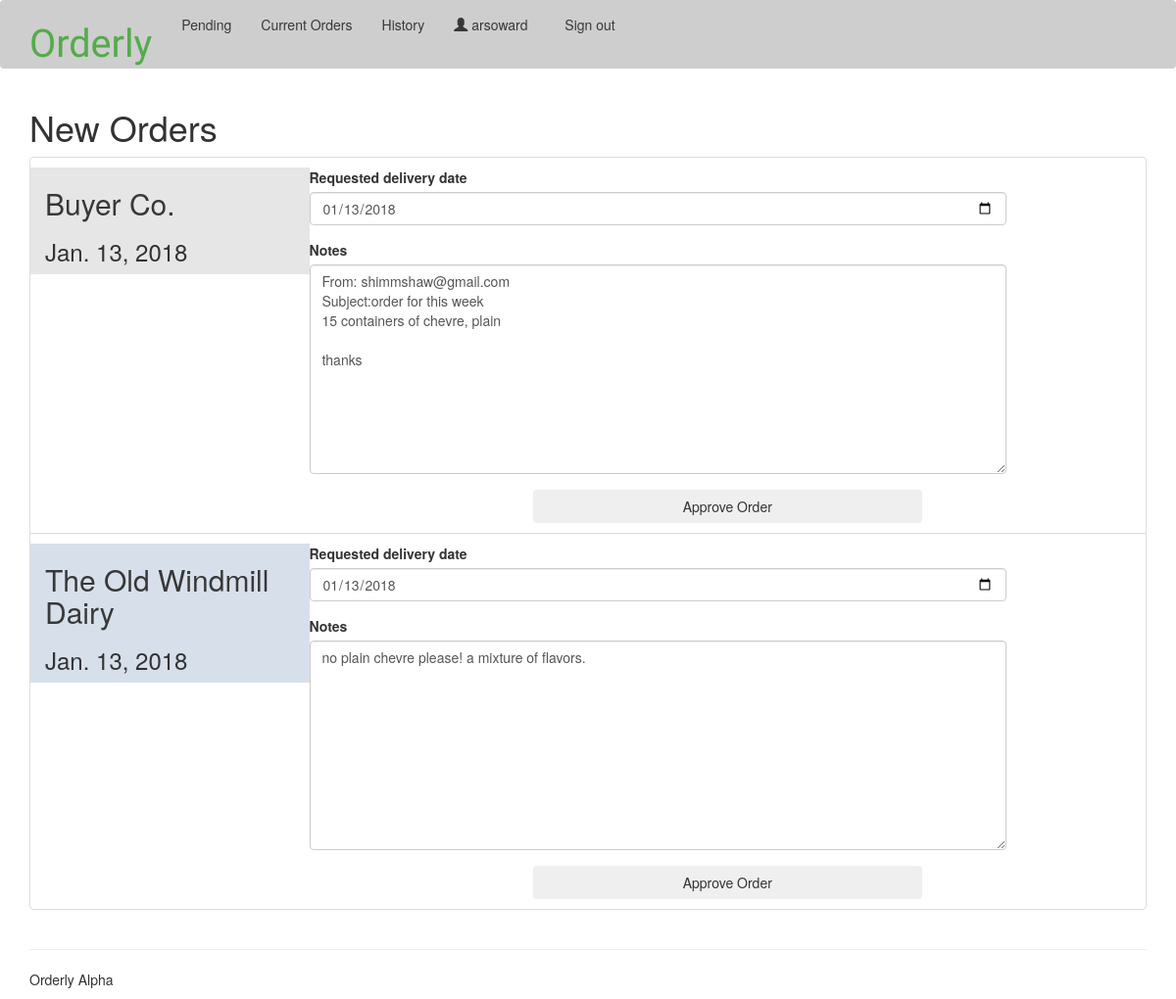
/pending/ (signed in), run on an earlier commit of the app's database.
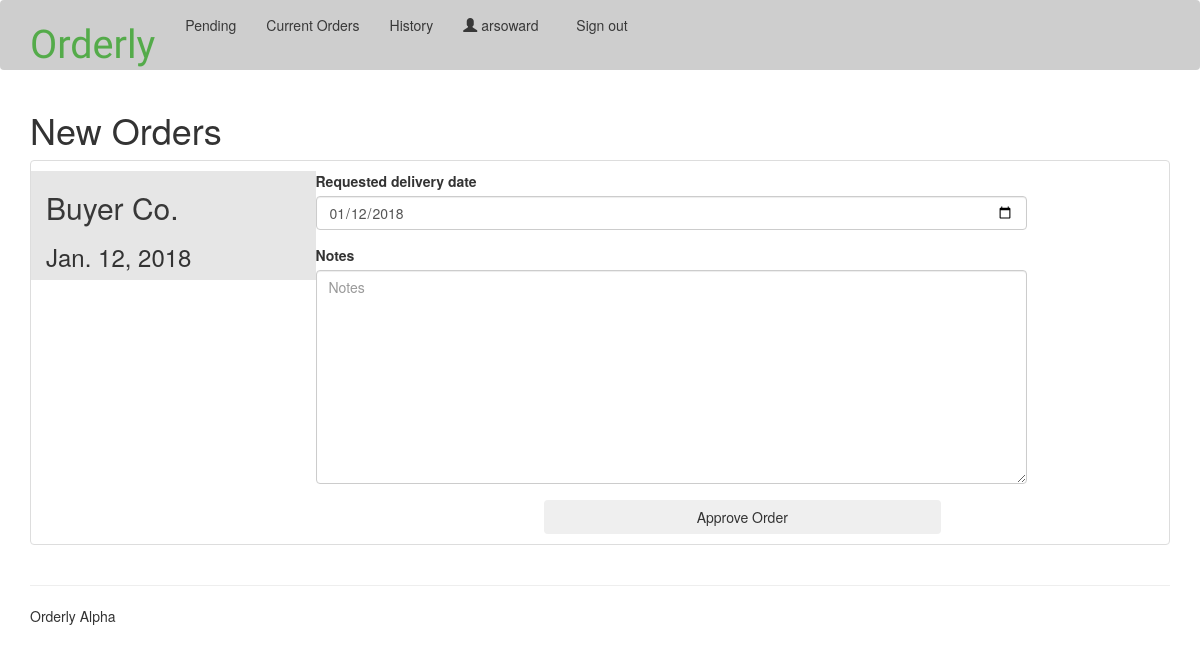
And on a later commit of the database.
### orders/models.py (models this page shows, shortened)
class Business(models.Model):
  business_name = models.CharField(max_length=60)
  contact_name = models.CharField(max_length=60)
  website = models.URLField(max_length=200, blank=True)
  email = models.EmailField(max_length=254, blank=True)
  phone = models.CharField(max_length=15, blank=True)
  address = models.CharField(max_length=260, blank=True)
  tagline = models.CharField(max_length=150, blank=True) #describe your business in 150 characters or less!
  about = models.TextField(max_length=600, null=True, default=None)
  account = models.OneToOneField(userModels.Account, related_name='business', null=True, default=None, on_delete=models.CASCADE)
  picture = models.OneToOneField(userModels.Picture, related_name='business', blank=True, null=True, on_delete=models.CASCADE)
  class Meta:
      verbose_name_plural = "businesses"

class Order(models.Model):
  connection = models.ForeignKey(Connection, on_delete=models.CASCADE, blank=True, null=True, default=None) #set to deleted user
  ORDER_STATUS_CHOICES = (
    ('P', 'Pending'),   #user needs to approve order from email or new customer
    ('C', 'Current'),   #current orders show up in the default to-do list
    ('D', 'Delivered'), #delivered orders will be removed from to-do list, but can be searched
  )
  from_address = models.EmailField(max_length=254, blank=True, null=True, default=None)
  status = models.CharField(max_length=1, choices=ORDER_STATUS_CHOICES, default='P')
  requested_delivery = models.DateField('requested delivery date', default=(date.today() + timedelta(days=7))) # set to the future to set up recurring orders.
  notes = models.TextField(max_length=600, blank=True)

### orders/views.py (the view, shortened to what this page needs)
# urls.py: path('pending/', views.orderList, {'status':'P'} , name='pending'),
@login_required
def orderList(request, status='C'):
  businessID = request.user.account.business.id
  rawList = list(Order.objects.filter(connection__vendor_id=businessID, status=status).order_by('requested_delivery'))
  business = get_object_or_404(Business, id=businessID)
  orderList = []
  number = 0
  if status == 'O': #TODO outgoing orders
    pass
  if(request.user.account.isPremium):
    mailbox = Mailbox.objects.get(name = businessID)
    mailbox.get_new_mail()
    print("mail checked")
  if status == 'P':
    for order in rawList:
      form = OrderForm(instance=order, prefix=str(number))
      if OrderItem.objects.filter(order = order):
        formset = OrderItemModelSet(request.POST or None, prefix=str(number),
                                                          queryset=OrderItem.objects.filter(order = order))
        emailOrder = False
      else:
        formset = OrderItemSet(request.POST or None, prefix=str(number))
        emailOrder = True
      number += 1
      orderList.append({'business': order.connection.customer,
                        'orderForm': form,
                        'orderItemFormset': formset,
                        'order': order,
                        'status': order.status,
                      })
    template = 'orders/pendingorderlist.html'
  context = {'list': orderList, 'business': business}
  return render(request, template, context)

### orders/forms.py
class OrderForm(forms.ModelForm):
  class Meta:
    model = Order
    fields = ['requested_delivery', 'notes', ] # and standing order frequency
    widgets = {'requested_delivery': forms.DateInput(attrs={'type':'date'})}

### orders/templates/orders/pendingorderlist.html
{% extends 'list.html' %}
{% load bootstrap3 %}
{% block title %}New Orders{% endblock %}
{% block itemTitle %}
    <h2><a href="{% url 'orders:about' item.business.account.slug %}">{{ item.business.business_name }}</a></h2>
    <h3>{{item.order.requested_delivery}}</h3>
{% endblock %}
{% block itemContent %}
  {% include 'orders/orderform.html' with form=item.orderForm formset=item.orderItemFormset buttontext='Approve Order'%}
{% endblock %}

### shared_templates/list.html (shortened to what this page needs)
{% extends 'base.html' %}
{% block content %}
  <div class="container">
    <h1>{% block title %} Orderly {% endblock %}</h1>
    <ul class="list-group">
    {% for item in list %}
    <li class="list-group-item">
      <div class="row row-eq-height {% cycle 'row1' 'row2' %}">
        <div class="col-12 col-md-3 rowTitle">
          {% block itemTitle %}{% endblock %}
        </div>
        <div class="col-12 col-md-9">
          {% block itemContent %}{% endblock %}
        </div>
      </div>
    </li>
    {% empty %}
      <div class="row row1">
        <div class="col">
          <p> Nothing to show. </p>
        </div>
      </div>
    {% endfor %}
    </ul>
  </div>
{% endblock %}

### orders/templates/orders/orderform.html (shortened to what this page needs)
{% load bootstrap3 %}
{% if thanks %}
  {% block thanks %}<p>Thank you! We'll notify you once your order is accepted.</p> {% endblock %}
{% else %}
<div class="row form-horizontal">
  <form action="" method="post" id="orderForm">
  <div class="col-12 col-md-10">
    {% bootstrap_form form layout="horizontal" %}
  </div>
  <div class="col-12 col-md-8 col-md-offset-2">
    {% load bootstrap_dynamic_formsets %}
  </div>
  <div class="col-12 col-md-6 col-md-offset-3">
    <button type="submit" class="btn btn-block" id="form-submit">{{ buttontext }}</button>
  </div>
  </form>
</div>
{% endif %}

What changed in the data, as far as the page shows it:
no longer on this page (row unchanged): Business: business.business_name "The Old Windmill Dairy", order.requested_delivery "Jan. 13, 2018", buttontext "Approve Order"
changed through a linked row, Business "Buyer Co.": order.requested_delivery "Jan. 13, 2018" → "Jan. 12, 2018"; bootstrap_form "01/13/2018" → "01/12/2018"; bootstrap_form "From: shimmshaw@gmail.com Subject:order for this week 15 containers of chevre, plain thanks" → (not shown)
